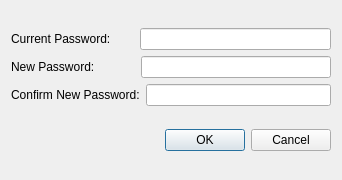
<?xml version="1.0" encoding="UTF-8"?>
<ui version="4.0">
 <class>chPasswordDlg</class>
 <widget class="QDialog" name="chPasswordDlg">
  <property name="windowModality">
   <enum>Qt::ApplicationModal</enum>
  </property>
  <property name="geometry">
   <rect>
    <x>0</x>
    <y>0</y>
    <width>342</width>
    <height>180</height>
   </rect>
  </property>
  <property name="sizePolicy">
   <sizepolicy hsizetype="Fixed" vsizetype="Fixed">
    <horstretch>0</horstretch>
    <verstretch>0</verstretch>
   </sizepolicy>
  </property>
  <property name="minimumSize">
   <size>
    <width>342</width>
    <height>180</height>
   </size>
  </property>
  <property name="maximumSize">
   <size>
    <width>342</width>
    <height>180</height>
   </size>
  </property>
  <property name="windowTitle">
   <string>Quick Find Record</string>
  </property>
  <property name="modal">
   <bool>true</bool>
  </property>
  <layout class="QGridLayout" name="gridLayout">
   <item row="0" column="0">
    <layout class="QVBoxLayout" name="verticalLayout">
     <item>
      <layout class="QHBoxLayout" name="horizontalLayout_3">
       <item>
        <widget class="QLabel" name="label_3">
         <property name="text">
          <string>Current Password: </string>
         </property>
        </widget>
       </item>
       <item>
        <spacer name="horizontalSpacer_2">
         <property name="orientation">
          <enum>Qt::Horizontal</enum>
         </property>
         <property name="sizeType">
          <enum>QSizePolicy::Minimum</enum>
         </property>
         <property name="sizeHint" stdset="0">
          <size>
           <width>20</width>
           <height>20</height>
          </size>
         </property>
        </spacer>
       </item>
       <item>
        <widget class="QLineEdit" name="oldPwdLineEdit">
         <property name="echoMode">
          <enum>QLineEdit::PasswordEchoOnEdit</enum>
         </property>
        </widget>
       </item>
      </layout>
     </item>
     <item>
      <layout class="QHBoxLayout" name="horizontalLayout">
       <item>
        <widget class="QLabel" name="label">
         <property name="text">
          <string>New Password: </string>
         </property>
        </widget>
       </item>
       <item>
        <spacer name="horizontalSpacer">
         <property name="orientation">
          <enum>Qt::Horizontal</enum>
         </property>
         <property name="sizeType">
          <enum>QSizePolicy::Minimum</enum>
         </property>
         <property name="sizeHint" stdset="0">
          <size>
           <width>37</width>
           <height>20</height>
          </size>
         </property>
        </spacer>
       </item>
       <item>
        <widget class="QLineEdit" name="pwdLineEdit">
         <property name="echoMode">
          <enum>QLineEdit::PasswordEchoOnEdit</enum>
         </property>
        </widget>
       </item>
      </layout>
     </item>
     <item>
      <layout class="QHBoxLayout" name="horizontalLayout_2">
       <item>
        <widget class="QLabel" name="label_2">
         <property name="text">
          <string>Confirm New Password:</string>
         </property>
        </widget>
       </item>
       <item>
        <widget class="QLineEdit" name="confirmLineEdit">
         <property name="echoMode">
          <enum>QLineEdit::PasswordEchoOnEdit</enum>
         </property>
        </widget>
       </item>
      </layout>
     </item>
    </layout>
   </item>
   <item row="1" column="0">
    <widget class="QDialogButtonBox" name="okCancelButton">
     <property name="standardButtons">
      <set>QDialogButtonBox::Cancel|QDialogButtonBox::Ok</set>
     </property>
    </widget>
   </item>
  </layout>
 </widget>
 <resources/>
 <connections/>
 <slots>
  <slot>scopy()</slot>
 </slots>
</ui>
